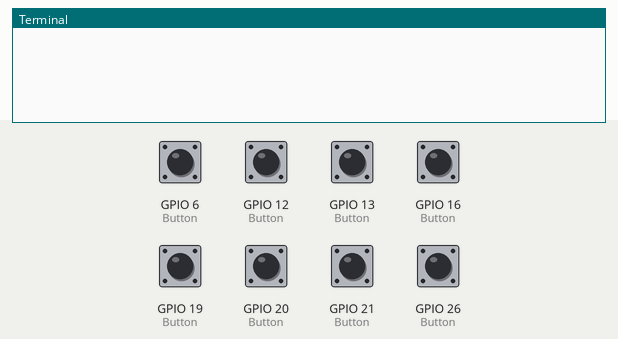
A program run on a simulated Raspberry Pi (BCM pin numbers). Shown: the last lines printed to the terminal. The inputs (shaded band) are chosen by the test bench; at power-on: GPIO 6 (Button), GPIO 12 (Button), GPIO 13 (Button), GPIO 16 (Button), GPIO 19 (Button), GPIO 20 (Button), GPIO 21 (Button), GPIO 26 (Button) LOW. The clock reads 2024-03-15 10:24:30 at power-on unless the program sets it.

Above: at 1.2 s.
1.3 s: GPIO 6 (Button) pulled HIGH for 0.2 s
At 2.4 s:
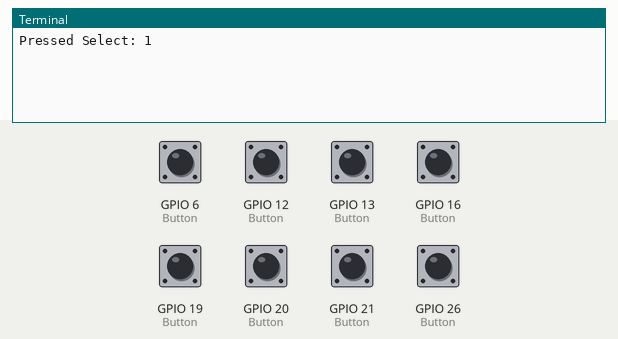
3.0 s: GPIO 12 (Button) pulled HIGH for 0.2 s
At 3.9 s:
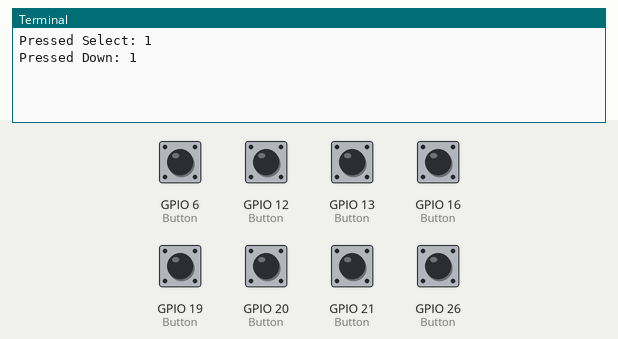
4.7 s: GPIO 13 (Button) pulled HIGH for 0.2 s
At 5.7 s:
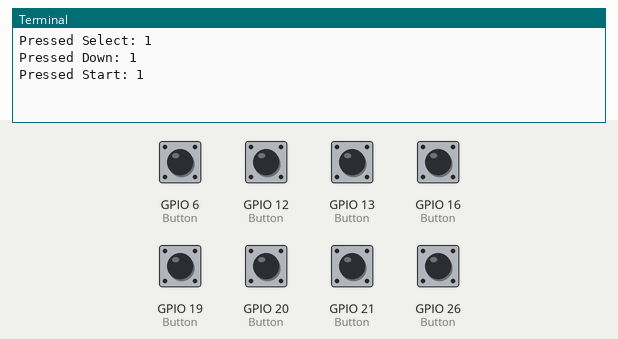
6.4 s: GPIO 16 (Button) pulled HIGH for 0.2 s
At 7.3 s:
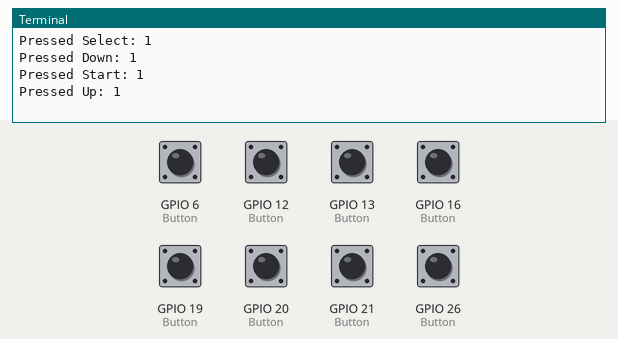
8.1 s: GPIO 19 (Button) pulled HIGH for 0.2 s
At 9.0 s:
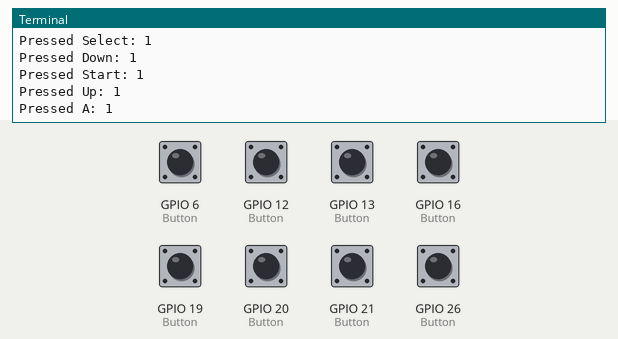
9.8 s: GPIO 20 (Button) pulled HIGH for 0.2 s
At 10.6 s:
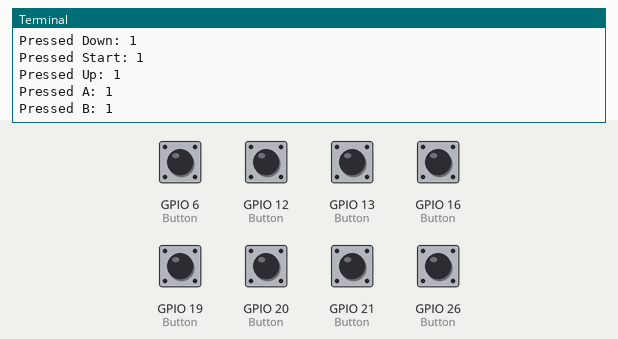

Measured:
- after the input at 1.3 s, the terminal: prints a new line at once (image 1)
- after the input at 3.0 s, the terminal: prints a new line after 0.13 s (image 2)
- after the input at 4.7 s, the terminal: prints a new line after 0.14 s (image 3)
- after the input at 6.4 s, the terminal: prints a new line after 0.08 s (image 4)
- after the input at 8.1 s, the terminal: prints a new line after 0.09 s (image 5)
- after the input at 9.8 s, the terminal: prints a new line at once (image 6)

The program:

input.py
```python
import RPi.GPIO as GPIO
import time

GPIO.setmode(GPIO.BCM)

class Button:
	"""This class represents a hardware button that inputs via GPIO"""
	pressed = False
	counter = 0
	gpioPort = 0
	name = "Button"
	lastChecktime = 0
	checkinterval=0.1

	def __init__(self, gpioPin, buttonName):
		self.gpioPort=gpioPin
		self.name = buttonName
		GPIO.setup(gpioPin, GPIO.IN)


	def checkInput(self):
		if (time.time() - self.lastChecktime) > self.checkinterval:
			if GPIO.input(self.gpioPort):
				if not self.pressed:
					self.counter = self.counter+1
					self.pressed = True
					print("Pressed "+self.name+": "+str(self.counter))
			else:
				if self.pressed:
					self.pressed = False
			self.lastChecktime = time.time()


buttonList = []
buttonList.append(Button(26, "Right"))
buttonList.append(Button(19, "A"))
buttonList.append(Button(13, "Start"))
buttonList.append(Button(6, "Select"))
buttonList.append(Button(21, "Left"))
buttonList.append(Button(20, "B"))
buttonList.append(Button(16, "Up"))
buttonList.append(Button(12, "Down"))


while True:
	for btn in buttonList:
		time.sleep(0.01)
		btn.checkInput()
```
